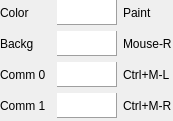
<?xml version="1.0" encoding="UTF-8"?>
<ui version="4.0">
 <class>SketchEditorWidget</class>
 <widget class="QWidget" name="SketchEditorWidget">
  <property name="geometry">
   <rect>
    <x>0</x>
    <y>0</y>
    <width>173</width>
    <height>121</height>
   </rect>
  </property>
  <property name="windowTitle">
   <string>Form</string>
  </property>
  <layout class="QVBoxLayout" name="verticalLayout">
   <property name="leftMargin">
    <number>0</number>
   </property>
   <property name="topMargin">
    <number>0</number>
   </property>
   <property name="rightMargin">
    <number>0</number>
   </property>
   <property name="bottomMargin">
    <number>0</number>
   </property>
   <item>
    <widget class="QWidget" name="widgetColors" native="true">
     <property name="sizePolicy">
      <sizepolicy hsizetype="Preferred" vsizetype="Fixed">
       <horstretch>0</horstretch>
       <verstretch>0</verstretch>
      </sizepolicy>
     </property>
     <property name="minimumSize">
      <size>
       <width>0</width>
       <height>121</height>
      </size>
     </property>
     <property name="maximumSize">
      <size>
       <width>16777215</width>
       <height>121</height>
      </size>
     </property>
     <layout class="QGridLayout" name="gridLayout">
      <property name="leftMargin">
       <number>0</number>
      </property>
      <property name="topMargin">
       <number>0</number>
      </property>
      <property name="rightMargin">
       <number>0</number>
      </property>
      <property name="bottomMargin">
       <number>0</number>
      </property>
      <item row="1" column="2">
       <widget class="QLabel" name="labelColorM">
        <property name="text">
         <string>Paint</string>
        </property>
       </widget>
      </item>
      <item row="2" column="0">
       <widget class="QLabel" name="labelAlpha">
        <property name="text">
         <string>Backg</string>
        </property>
       </widget>
      </item>
      <item row="1" column="0">
       <widget class="QLabel" name="labelColor">
        <property name="text">
         <string>Color</string>
        </property>
       </widget>
      </item>
      <item row="2" column="1">
       <widget class="ColorDialogButtonAlpha" name="dispAlpha">
        <property name="sizePolicy">
         <sizepolicy hsizetype="Fixed" vsizetype="Fixed">
          <horstretch>0</horstretch>
          <verstretch>0</verstretch>
         </sizepolicy>
        </property>
        <property name="minimumSize">
         <size>
          <width>60</width>
          <height>25</height>
         </size>
        </property>
        <property name="maximumSize">
         <size>
          <width>60</width>
          <height>25</height>
         </size>
        </property>
        <property name="acceptDrops">
         <bool>false</bool>
        </property>
        <property name="frameShape">
         <enum>QFrame::Panel</enum>
        </property>
        <property name="frameShadow">
         <enum>QFrame::Raised</enum>
        </property>
        <property name="lineWidth">
         <number>1</number>
        </property>
        <property name="verticalScrollBarPolicy">
         <enum>Qt::ScrollBarAlwaysOff</enum>
        </property>
        <property name="horizontalScrollBarPolicy">
         <enum>Qt::ScrollBarAlwaysOff</enum>
        </property>
       </widget>
      </item>
      <item row="1" column="1">
       <widget class="ColorDialogButtonMulti" name="dispColor">
        <property name="sizePolicy">
         <sizepolicy hsizetype="Fixed" vsizetype="Fixed">
          <horstretch>0</horstretch>
          <verstretch>0</verstretch>
         </sizepolicy>
        </property>
        <property name="minimumSize">
         <size>
          <width>60</width>
          <height>25</height>
         </size>
        </property>
        <property name="maximumSize">
         <size>
          <width>60</width>
          <height>25</height>
         </size>
        </property>
        <property name="mouseTracking">
         <bool>false</bool>
        </property>
        <property name="acceptDrops">
         <bool>false</bool>
        </property>
        <property name="frameShape">
         <enum>QFrame::Panel</enum>
        </property>
        <property name="frameShadow">
         <enum>QFrame::Raised</enum>
        </property>
        <property name="lineWidth">
         <number>1</number>
        </property>
        <property name="midLineWidth">
         <number>0</number>
        </property>
        <property name="verticalScrollBarPolicy">
         <enum>Qt::ScrollBarAlwaysOff</enum>
        </property>
        <property name="horizontalScrollBarPolicy">
         <enum>Qt::ScrollBarAlwaysOff</enum>
        </property>
        <property name="backgroundBrush">
         <brush brushstyle="NoBrush">
          <color alpha="255">
           <red>0</red>
           <green>0</green>
           <blue>0</blue>
          </color>
         </brush>
        </property>
        <property name="interactive">
         <bool>true</bool>
        </property>
       </widget>
      </item>
      <item row="2" column="2">
       <widget class="QLabel" name="labelAlphaM">
        <property name="text">
         <string>Mouse-R</string>
        </property>
       </widget>
      </item>
      <item row="3" column="1">
       <widget class="ColorDialogButton" name="dispComm0">
        <property name="sizePolicy">
         <sizepolicy hsizetype="Fixed" vsizetype="Fixed">
          <horstretch>0</horstretch>
          <verstretch>0</verstretch>
         </sizepolicy>
        </property>
        <property name="minimumSize">
         <size>
          <width>60</width>
          <height>25</height>
         </size>
        </property>
        <property name="maximumSize">
         <size>
          <width>60</width>
          <height>25</height>
         </size>
        </property>
        <property name="mouseTracking">
         <bool>false</bool>
        </property>
        <property name="acceptDrops">
         <bool>false</bool>
        </property>
        <property name="frameShape">
         <enum>QFrame::Panel</enum>
        </property>
        <property name="frameShadow">
         <enum>QFrame::Raised</enum>
        </property>
        <property name="lineWidth">
         <number>1</number>
        </property>
        <property name="midLineWidth">
         <number>0</number>
        </property>
        <property name="verticalScrollBarPolicy">
         <enum>Qt::ScrollBarAlwaysOff</enum>
        </property>
        <property name="horizontalScrollBarPolicy">
         <enum>Qt::ScrollBarAlwaysOff</enum>
        </property>
        <property name="backgroundBrush">
         <brush brushstyle="NoBrush">
          <color alpha="255">
           <red>0</red>
           <green>0</green>
           <blue>0</blue>
          </color>
         </brush>
        </property>
        <property name="interactive">
         <bool>true</bool>
        </property>
       </widget>
      </item>
      <item row="4" column="1">
       <widget class="ColorDialogButton" name="dispComm1">
        <property name="sizePolicy">
         <sizepolicy hsizetype="Fixed" vsizetype="Fixed">
          <horstretch>0</horstretch>
          <verstretch>0</verstretch>
         </sizepolicy>
        </property>
        <property name="minimumSize">
         <size>
          <width>60</width>
          <height>25</height>
         </size>
        </property>
        <property name="maximumSize">
         <size>
          <width>60</width>
          <height>25</height>
         </size>
        </property>
        <property name="mouseTracking">
         <bool>false</bool>
        </property>
        <property name="acceptDrops">
         <bool>false</bool>
        </property>
        <property name="frameShape">
         <enum>QFrame::Panel</enum>
        </property>
        <property name="frameShadow">
         <enum>QFrame::Raised</enum>
        </property>
        <property name="lineWidth">
         <number>1</number>
        </property>
        <property name="midLineWidth">
         <number>0</number>
        </property>
        <property name="verticalScrollBarPolicy">
         <enum>Qt::ScrollBarAlwaysOff</enum>
        </property>
        <property name="horizontalScrollBarPolicy">
         <enum>Qt::ScrollBarAlwaysOff</enum>
        </property>
        <property name="backgroundBrush">
         <brush brushstyle="NoBrush">
          <color alpha="255">
           <red>0</red>
           <green>0</green>
           <blue>0</blue>
          </color>
         </brush>
        </property>
        <property name="interactive">
         <bool>true</bool>
        </property>
       </widget>
      </item>
      <item row="3" column="0">
       <widget class="QLabel" name="label">
        <property name="text">
         <string>Comm 0</string>
        </property>
       </widget>
      </item>
      <item row="4" column="0">
       <widget class="QLabel" name="label_2">
        <property name="text">
         <string>Comm 1</string>
        </property>
       </widget>
      </item>
      <item row="3" column="2">
       <widget class="QLabel" name="label_3">
        <property name="text">
         <string>Ctrl+M-L</string>
        </property>
       </widget>
      </item>
      <item row="4" column="2">
       <widget class="QLabel" name="label_4">
        <property name="text">
         <string>Ctrl+M-R</string>
        </property>
       </widget>
      </item>
     </layout>
    </widget>
   </item>
  </layout>
 </widget>
 <customwidgets>
  <customwidget>
   <class>ColorDialogButtonAlpha</class>
   <extends>QGraphicsView</extends>
   <header>color_dialog.h</header>
  </customwidget>
  <customwidget>
   <class>ColorDialogButton</class>
   <extends>QGraphicsView</extends>
   <header>color_dialog.h</header>
  </customwidget>
  <customwidget>
   <class>ColorDialogButtonMulti</class>
   <extends>QGraphicsView</extends>
   <header>color_dialog.h</header>
  </customwidget>
 </customwidgets>
 <resources/>
 <connections/>
</ui>
